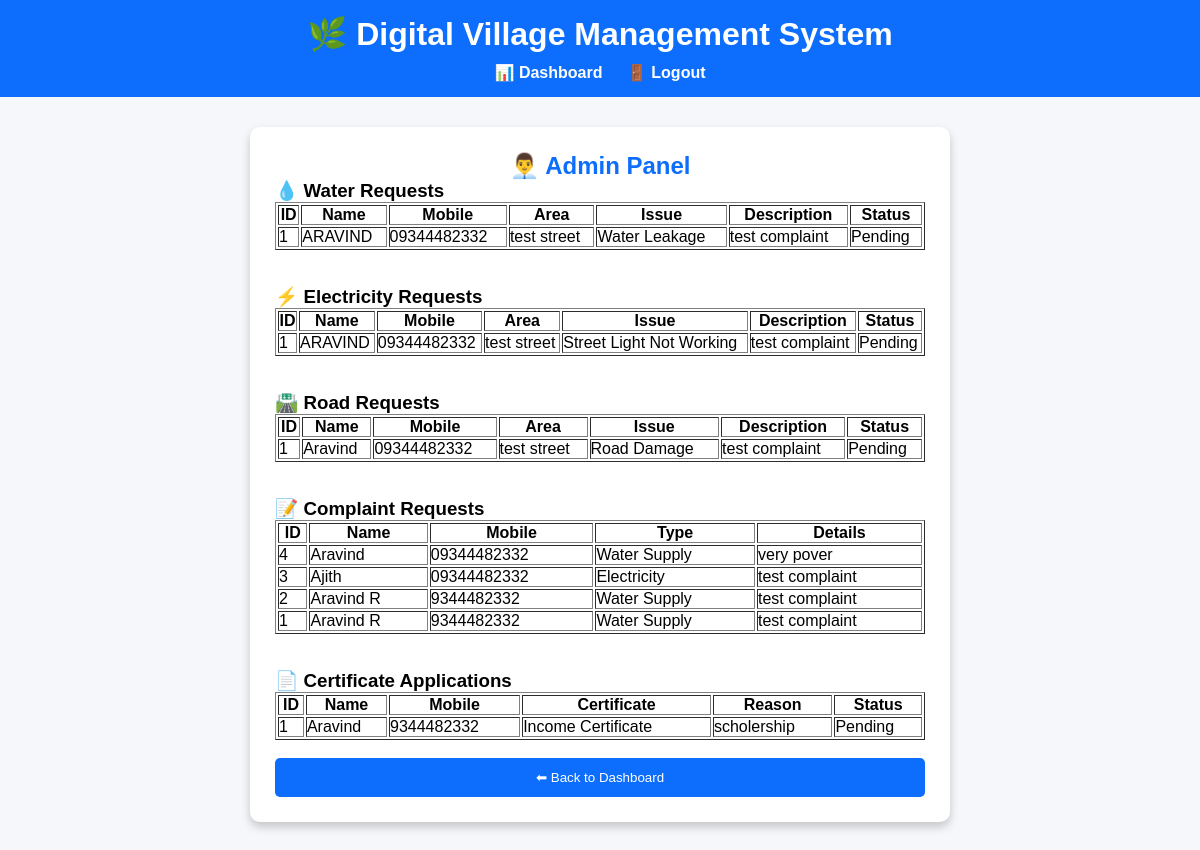
Page /admin (signed in) on the earlier database version.
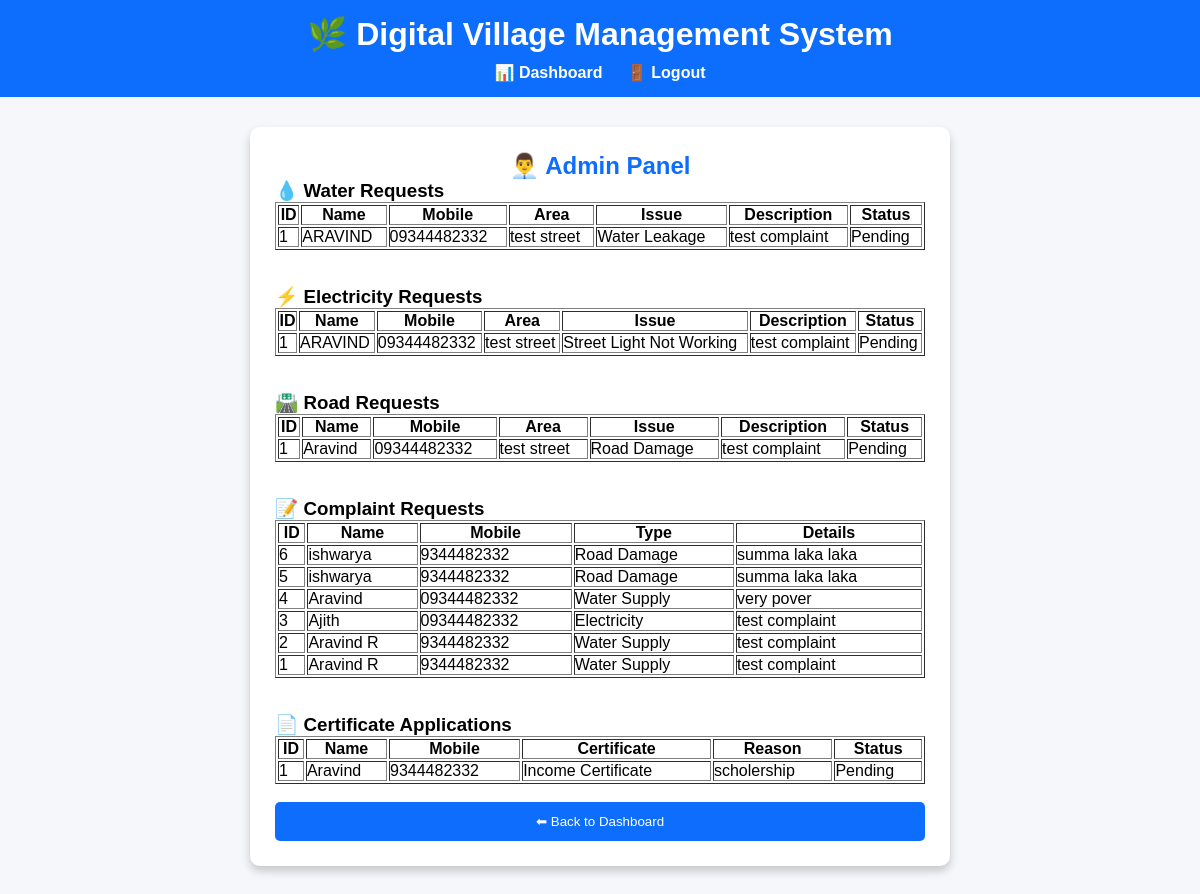
Same page on the later database version.
### tables this page shows
CREATE TABLE water_requests (
        id INTEGER PRIMARY KEY AUTOINCREMENT,
        name TEXT,
        mobile TEXT,
        area TEXT,
        issue TEXT,
        description TEXT,
        status TEXT DEFAULT 'Pending'
    );

CREATE TABLE electricity_requests (
        id INTEGER PRIMARY KEY AUTOINCREMENT,
        name TEXT,
        mobile TEXT,
        area TEXT,
        issue TEXT,
        description TEXT,
        status TEXT DEFAULT 'Pending'
    );

CREATE TABLE road_requests (
        id INTEGER PRIMARY KEY AUTOINCREMENT,
        name TEXT,
        mobile TEXT,
        area TEXT,
        issue TEXT,
        description TEXT,
        status TEXT DEFAULT 'Pending'
    );

CREATE TABLE complaints(
id INTEGER PRIMARY KEY AUTOINCREMENT,
name TEXT,
mobile TEXT,
type TEXT,
details TEXT
);

CREATE TABLE certificates (
        id INTEGER PRIMARY KEY AUTOINCREMENT,
        name TEXT,
        mobile TEXT,
        certificate TEXT,
        reason TEXT,
        status TEXT DEFAULT 'Pending'
    );

### app.py (the view)
@app.route("/admin")
def admin():
    if not session.get("admin"):
        return redirect(url_for("adminlogin"))
    conn = sqlite3.connect("village.db")
    cur = conn.cursor()
    try:
        cur.execute("SELECT * FROM water_requests ORDER BY id DESC")
        water_requests = cur.fetchall()
        cur.execute("SELECT * FROM electricity_requests ORDER BY id DESC")
        electricity_requests = cur.fetchall()
        cur.execute("SELECT * FROM road_requests ORDER BY id DESC")
        road_requests = cur.fetchall()
        cur.execute("SELECT * FROM certificates ORDER BY id DESC")
        certificates = cur.fetchall()
        cur.execute("SELECT * FROM complaints ORDER BY id DESC")
        complaints = cur.fetchall()
        print("Admin Complaints:", complaints)
    except sqlite3.Error:
        water_requests = []
        electricity_requests = []
        road_requests = []
        certificates = []
        complaints = []
    conn.close()
    return render_template(
        "admin.html",
        water_requests=water_requests,
        electricity_requests=electricity_requests,
        road_requests=road_requests,
        certificates=certificates,
        complaints=complaints
    )

### templates/admin.html (shortened to what this page needs)
<!DOCTYPE html>
<html lang="en">
<head>
    <link rel="stylesheet" href="{{ url_for('static', filename='style.css') }}">
</head>
<body>
    <header>
        <h1>🌿 Digital Village Management System</h1>
        <nav>
            <a href="/dashboard">📊 Dashboard</a>
            <a href="/adminlogout">🚪 Logout</a>
        </nav>
    </header>
    <div class="container">
        <h2 style="text-align:center;color:#0d6efd;">
            👨‍💼 Admin Panel
        </h2>
        <h3>💧 Water Requests</h3>
        <table border="1" width="100%" cellpadding="8">
            <tr>
                <th>ID</th>
                <th>Name</th>
                <th>Mobile</th>
                <th>Area</th>
                <th>Issue</th>
                <th>Description</th>
                <th>Status</th>
            </tr>
            {% for row in water_requests %}
            <tr>
                <td>{{ row[0] }}</td>
                <td>{{ row[1] }}</td>
                <td>{{ row[2] }}</td>
                <td>{{ row[3] }}</td>
                <td>{{ row[4] }}</td>
                <td>{{ row[5] }}</td>
                <td>{{ row[6] }}</td>
            </tr>
            {% endfor %}
        </table>
        <br><br>
        <h3>⚡ Electricity Requests</h3>
        <table border="1" width="100%" cellpadding="8">
            <tr>
                <th>ID</th>
                <th>Name</th>
                <th>Mobile</th>
                <th>Area</th>
                <th>Issue</th>
                <th>Description</th>
                <th>Status</th>
            </tr>
            {% for row in electricity_requests %}
            <tr>
                <td>{{ row[0] }}</td>
                <td>{{ row[1] }}</td>
                <td>{{ row[2] }}</td>
                <td>{{ row[3] }}</td>
                <td>{{ row[4] }}</td>
                <td>{{ row[5] }}</td>
                <td>{{ row[6] }}</td>
            </tr>
            {% endfor %}
        </table>
        <br><br>
        <h3>🛣️ Road Requests</h3>
        <table border="1" width="100%" cellpadding="8">
            <tr>
                <th>ID</th>
                <th>Name</th>
                <th>Mobile</th>
                <th>Area</th>
                <th>Issue</th>
                <th>Description</th>
                <th>Status</th>
            </tr>
            {% for row in road_requests %}
            <tr>
                <td>{{ row[0] }}</td>
                <td>{{ row[1] }}</td>
                <td>{{ row[2] }}</td>
                <td>{{ row[3] }}</td>
                <td>{{ row[4] }}</td>
                <td>{{ row[5] }}</td>
                <td>{{ row[6] }}</td>
            </tr>
            {% endfor %}
        </table>
        <br><br>
        <h3>📝 Complaint Requests</h3>
        <table border="1" width="100%" cellpadding="8">
            <tr>
                <th>ID</th>
                <th>Name</th>
                <th>Mobile</th>
                <th>Type</th>
                <th>Details</th>
            </tr>
            {% for row in complaints %}
            <tr>
                <td>{{ row[0] }}</td>
                <td>{{ row[1] }}</td>
                <td>{{ row[2] }}</td>
                <td>{{ row[3] }}</td>
                <td>{{ row[4] }}</td>
            </tr>
            {% endfor %}
        </table>
        <br><br>
        <h3>📄 Certificate Applications</h3>
        <table border="1" width="100%" cellpadding="8">
            <tr>
                <th>ID</th>
                <th>Name</th>
                <th>Mobile</th>
                <th>Certificate</th>
                <th>Reason</th>
                <th>Status</th>
            </tr>
            {% for row in certificates %}
            <tr>
                <td>{{ row[0] }}</td>
                <td>{{ row[1] }}</td>
                <td>{{ row[2] }}</td>
                <td>{{ row[3] }}</td>
                <td>{{ row[4] }}</td>
                <td>{{ row[5] }}</td>
            </tr>
            {% endfor %}
        </table>
        <br>
        <a href="/dashboard">
            <button>⬅ Back to Dashboard</button>
        </a>
    </div>
</body>
</html>

### static/style.css (style rules this page uses)
* { margin: 0; padding: 0; box-sizing: border-box; font-family: Arial, sans-serif; }
body { background: #f5f7fa; }
header { background: #0d6efd; color: white; padding: 15px; text-align: center; }
nav { margin-top: 10px; }
nav a { color: white; text-decoration: none; margin: 10px; font-weight: bold; }
button { width: 100%; background: #0d6efd; color: white; border: none; padding: 12px; border-radius: 5px; cursor: pointer; }
.container { width: 90%; max-width: 700px; margin: 30px auto; background: white; padding: 25px; border-radius: 10px; box-shadow: 0 5px 10px rgba(0, 0, 0, .2); }

Differences in the rows shown:
added complaints: id "6", name "ishwarya", mobile "9344482332", type "Road Damage", details "summa laka laka"
added complaints: id "5", name "ishwarya", mobile "9344482332", type "Road Damage", details "summa laka laka"
